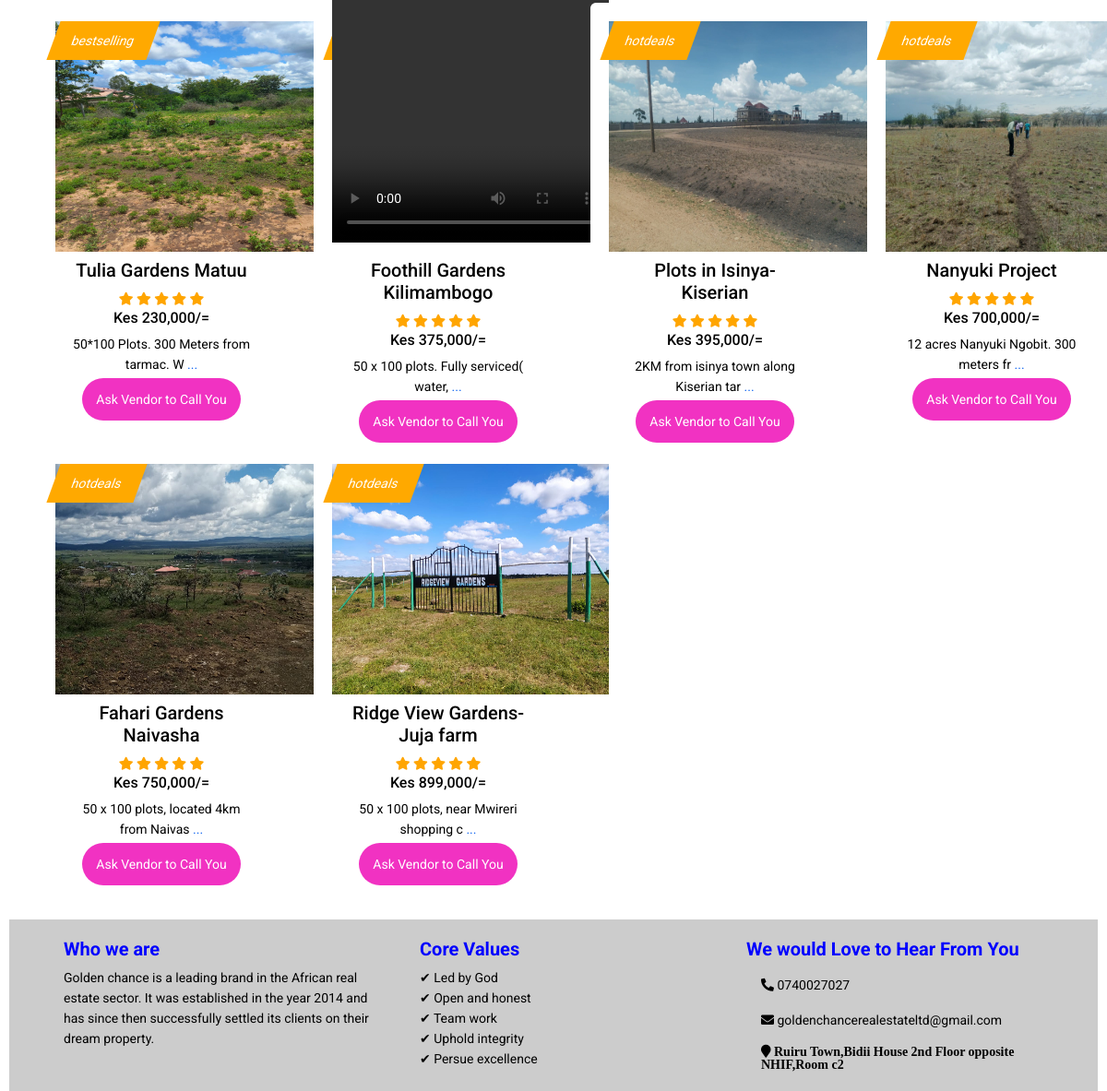
/Site/properties.php (middle part), run on an earlier commit of the app's database.
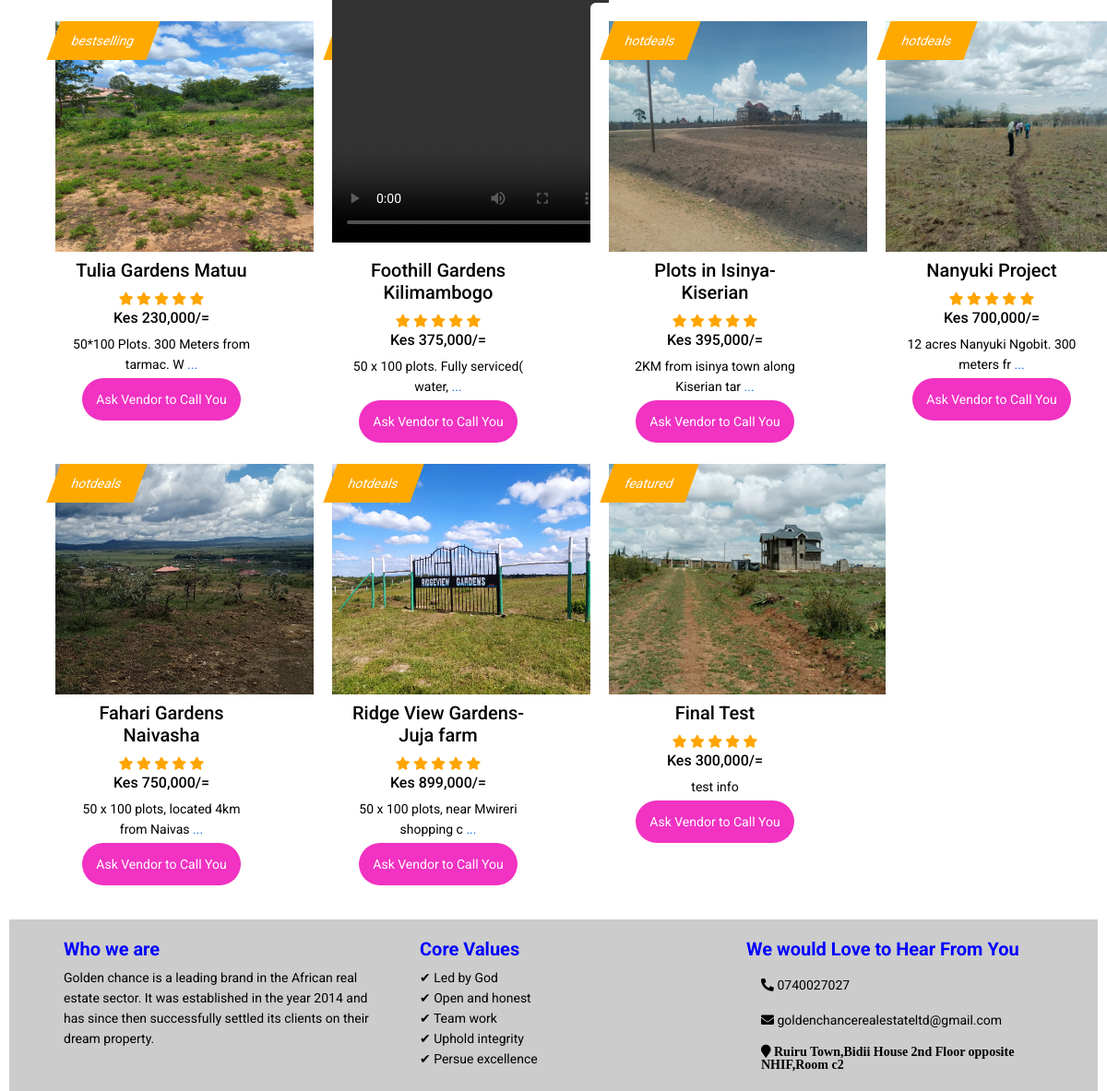
And on a later commit of the database.
### tables this page shows
CREATE TABLE `products` (
  `id` int(11) NOT NULL,
  `productname` varchar(100) NOT NULL,
  `price` int(100) NOT NULL,
  `productinfo` varchar(100) NOT NULL,
  `productimage` varchar(100) NOT NULL,
  `ext` varchar(100) NOT NULL,
  `category` varchar(100) NOT NULL,
  `products` varchar(100) NOT NULL,
  `code` varchar(100) NOT NULL,
  `location` varchar(100) NOT NULL,
  `size` varchar(100) NOT NULL,
  `Date` date NOT NULL,
  `Time` time(1) NOT NULL
);

### Site/php/includes/config.php (called while the page is built, shortened)
<?php
class DBController {
	private $host = "localhost";
	private $user = "root";
	private $database = "goldenchance";
	private $password ='';
	private $conn;
	function __construct() {
		$this->conn = $this->connectDB();
	}
	function connectDB() {
		$conn = mysqli_connect($this->host,$this->user,$this->password,$this->database);
		return $conn;
	}
	function runQuery($query) {
		$result = mysqli_query($this->conn,$query);
		while($row=mysqli_fetch_assoc($result)) {
			$resultset[] = $row;
		}
		if(!empty($resultset))
			return $resultset;
	}
}
?>

### Site/properties.php (the view, shortened to what the changed rows need)
<?php
      require_once("php/includes/config.php");
      $db_handle = new DBController();
  ?>
  <?php
 require_once 'php/includes/config.php';
 ?>
 <?php
 require_once 'php/includes/config.php';
 ?>
<!DOCTYPE html>
<html lang="en">
  <head>
    <link
      rel="stylesheet"
      href="https://use.fontawesome.com/releases/v5.15.2/css/all.css"
    />
    <link href="css/cart.css" type="text/css" rel="stylesheet" />
    <link rel="stylesheet" href="css/styles.css" />
    <link rel="stylesheet" href="css/extrastyles.css" />
    <link rel="stylesheet" href="php/Admin/css/admin.css" />
  </head>
  <body>
    <main class="mt-5">
    <br>
      <div class=" ">
        <section class="text-center mb-4" style="margin-top:-90px;margin-left:auto;margin-right:auto;display:block;overflow-x:hidden;" id="store" >
        <div class="row" >
        <div id="product-grid">
        <?php
            if (isset($_POST['submit'])) {
              $search = $_POST['search'];
              $product_array = $db_handle->runQuery("SELECT * FROM products where (category LIKE '%" . $_POST["search"] . "%') OR (productname LIKE '%" . $_POST["search"] . "%') OR (productinfo LIKE '%" . $_POST["search"] . "%')OR (price LIKE '%" . $_POST["search"] . "%') OR (products LIKE '%" . $_POST["search"] . "%')GROUP BY code");
              if (!empty($product_array)) {
                foreach ($product_array as $key => $value) {
            ?>
                <a style="color:black;" title="see details of property" href="services/property.php?property=<?php echo $product_array[$key]["code"]; ?>">
                  <div class="product-item card" style="width:270px;height:450px;">
                    <iframe name="votar" style="display:none;"></iframe>
                    <form method="post" target="votar" action="sharazstore.php?action=add&code=<?php echo $product_array[$key]["code"]; ?>" onsubmit="showMsg()" style="box-shadow:none;">
                    <div class="btn-warning" style="position:absolute;padding:10px 20px;margin-left:-2px;transform: skew(-20deg);"><?php echo $product_array[$key]["category"]; ?></div>
                      <div class="product-image">
                        <?php if ($product_array[$key]['ext'] == 'mp4') { ?>
                          <video style="width:300px; height:310px;margin-top:-70px;" controls>
                            <source src="<?php echo "php/Admin/products/" . $product_array[$key]['productimage']; ?>" style="max-width:250px; height:200px;margin-left:auto;margin-right:auto;display:block;">
                          </video>
                        <?php } else { ?>
                          <img src="<?php echo "php/Admin/products/" . $product_array[$key]['productimage']; ?>" style="width:300px; height:250px;margin-left:auto;margin-right:auto;display:block;">
                        <?php } ?>
                      </div>
                      <div class="product-tile-footer"><br><br><br><br>
                        <div class="product-title">
                          <h5><?php echo $product_array[$key]["productname"]; ?></h5>
                          <span class="fa fa-star checked"></span>
                          <span class="fa fa-star checked"></span>
                          <span class="fa fa-star checked"></span>
                          <span class="fa fa-star checked"></span>
                          <span class="fa fa-star checked"></span>
                          <h6>Kes <?php echo number_format($product_array[$key]["price"]); ?>/=</h6>
                          <p class="card-text show-read-more">
                            <?php echo $product_array[$key]["productinfo"]; ?>
                          </p>
                          <script>
                            $(document).ready(function() {
                              var maxLength = 60;
                              $(".show-read-more").each(function() {
                                var myStr = $(this).text();
                                if ($.trim(myStr).length > maxLength) {
                                  var newStr = myStr.substring(0, maxLength);
                                  var removedStr = myStr.substring(maxLength, $.trim(myStr).length);
                                  $(this).empty().html(newStr);
                                  $(this).append(' <a href="javascript:void(0);" class="read-more">...</a>');
                                  $(this).append('<span class="more-text">' + removedStr + '</span>');
                                }
                              });
                              $(".read-more").click(function() {
                                $(this).siblings(".more-text").contents().unwrap();
                                $(this).remove();
                              });
                            });
                          </script>
                          <style>
                            .show-read-more .more-text {
                              display: none;
                            }
                          </style>
                      <?php
                        require_once 'php/includes/config.php';
                        $sql = "SELECT * FROM soldout WHERE propertyId = '" . $product_array[$key]["code"] . "'";
                        $stmt = $DBH->prepare($sql);
                        $stmt->execute();
                        if ($stmt->rowCount() == 1) {
                          while ($row = $stmt->fetchObject()) {
                        ?>
                            <a class="btn btn-danger" style="cursor: no-drop;">Property Sold Out</a>
                          <?php }
                        } else { ?>
                          <a class="viewbtn" data-bs-toggle="modal" data-bs-target="#vendorcontact">Ask Vendor to Call You</a>
                      <?php } ?>
                  </div>
                 </div>
                 </form>
		            </div>
              </a>
        <?php
        }
      }
    }else{
      $product_array = $db_handle->runQuery("SELECT * FROM products GROUP BY code ORDER BY id ASC ");
      if (!empty($product_array)) {
        foreach ($product_array as $key => $value) {
        ?>
          <a style="color:black;" title="see details of property" href="services/property.php?property=<?php echo $product_array[$key]["code"]; ?>">
          <div class="product-item card" style="width:270px;height:450px;box-shadow:none;">
            <form method="post" target="votar" action="sharazstore.php?action=add&code=<?php echo $product_array[$key]["code"]; ?>" onsubmit="showMsg()" style="box-shadow:none;">
              <div class="btn-warning" style="position:absolute;padding:10px 20px;margin-left:-2px;transform: skew(-20deg);"><?php echo $product_array[$key]["category"]; ?></div>
              <div class="product-image">
                <?php if ($product_array[$key]['ext'] == 'mp4') { ?>
                  <video style="width:300px; height:310px;margin-top:-70px;" controls>
                    <source src="<?php echo "php/Admin/products/" . $product_array[$key]['productimage']; ?>" style="max-width:250px; height:200px;margin-left:auto;margin-right:auto;display:block;">
                  </video>
                <?php } else { ?>
                  <img src="<?php echo "php/Admin/products/" . $product_array[$key]['productimage']; ?>" style="width:300px; height:250px;margin-left:auto;margin-right:auto;display:block;">
                <?php } ?>
              </div>
              <div class="product-tile-footer"><br><br><br><br>
                <div class="product-title">
                  <h5><?php echo $product_array[$key]["productname"]; ?></h5>
                  <span class="fa fa-star checked"></span>
                  <span class="fa fa-star checked"></span>
                  <span class="fa fa-star checked"></span>
                  <span class="fa fa-star checked"></span>
                  <span class="fa fa-star checked"></span>
                  <h6>Kes <?php echo number_format($product_array[$key]["price"]); ?>/=</h6>
                  <p class="card-text show-read-more">
                    <?php echo $product_array[$key]["productinfo"]; ?>
                  </p>
          <?php
            require_once 'php/includes/config.php';
            $sql="SELECT * FROM soldout WHERE propertyId = '".$product_array[$key]["code"]."'";
            $stmt = $DBH->prepare($sql);
            $stmt->execute();
            if($stmt->rowCount() == 1) {
            while($row = $stmt->fetchObject()) {
            ?>
        <a class="btn btn-danger" style="cursor: no-drop;">Property Sold Out</a>
        <?php }}else{?>
          <a class="viewbtn" data-bs-toggle="modal" data-bs-target="#vendorcontact" style="cursor: pointer;"> Ask Vendor to Call You </a>
       <?php }?>
      </div>
			</div>
			</form>
    </div>
    </a>
    <?php
        }
      }
    }
    ?>
    </div>
  </section>
  </div>
    </main>
  </body>
</html>

What changed in the data, as far as the page shows it:
added products: category "featured", productimage (picture), productname "Final Test", price "300,000", productinfo "test info", shows "Ask Vendor to Call You"
